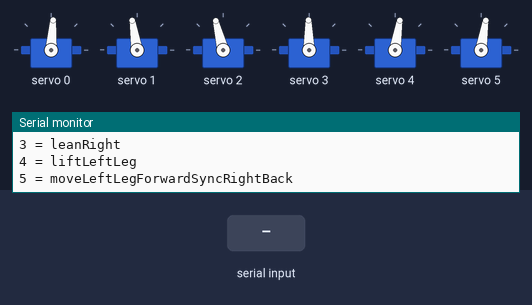
This sketch was run on a simulated Arduino Nano, built with avr-gcc and run on an emulated ATmega328P. On the bench: 6 × servo, the last lines printed to the serial monitor. Inputs (shaded band) come from the test bench.

Above: at 3.0 s.
3.1 s: "n\n" received over Serial
At 5.2 s:
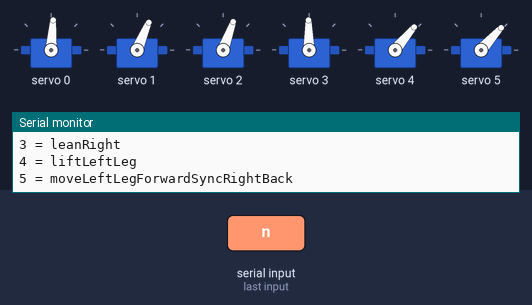
6.1 s: byte 110 ('n') received over Serial
At 7.55 s:
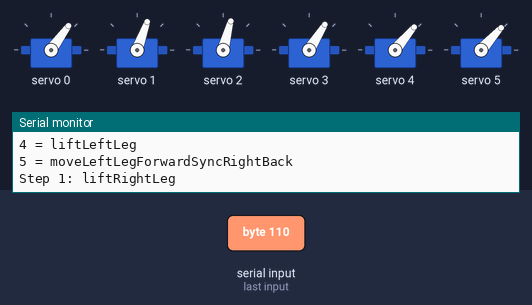
9.1 s: byte 103 ('g') received over Serial
At 9.74 s:
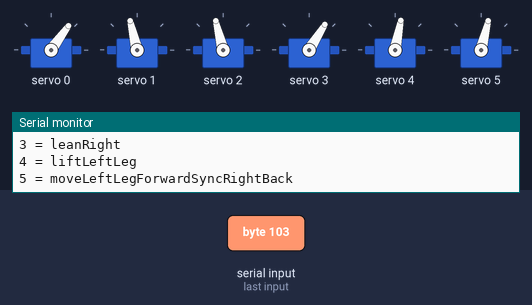
12.1 s: byte 114 ('r') received over Serial
At 12.65 s:
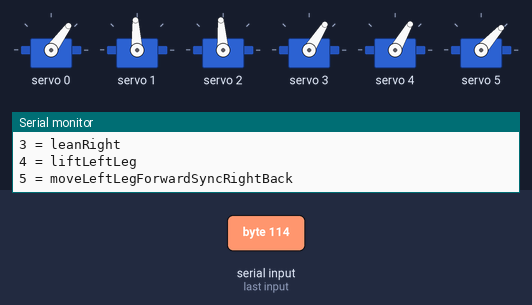
15.1 s: byte 49 ('1') received over Serial
18.1 s: byte 48 ('0') received over Serial
Timing chart, 0 to 68.6 s (numbered marks = the images above; inputs shaded):
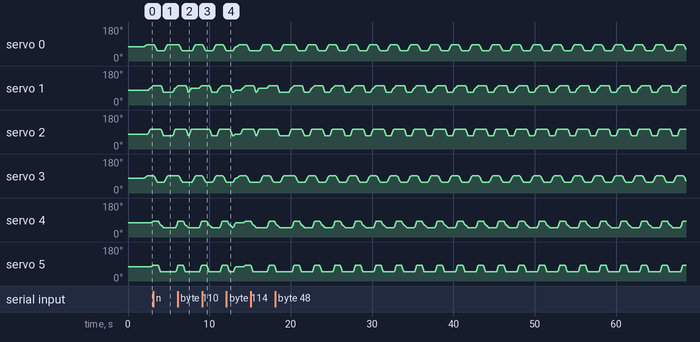

The sketch:

walk1.ino
```cpp
#include <Wire.h>
#include <Adafruit_PWMServoDriver.h>

Adafruit_PWMServoDriver pca = Adafruit_PWMServoDriver(0x40);

const int SERVO_COUNT = 6;
const int CALIB_COUNT = 7;

const int calibAngles[SERVO_COUNT][CALIB_COUNT] = {
  {0, 30, 60, 90, 120, 150, 180},
  {0, 30, 60, 90, 120, 150, 180},
  {0, 30, 60, 90, 120, 150, 180},
  {0, 30, 60, 90, 120, 150, 180},
  {0, 30, 60, 90, 120, 150, 180},
  {0, 30, 60, 90, 120, 150, 180}
};

const int calibUs[SERVO_COUNT][CALIB_COUNT] = {
  {375, 601, 893, 1316, 1687, 2007, 2257},
  {366, 595, 882, 1342, 1747, 2059, 2299},
  {366, 665, 972, 1367, 1747, 2023, 2308},
  {366, 605, 942, 1350, 1742, 2018, 2283},
  {366, 620, 937, 1325, 1713, 2018, 2268},
  {366, 620, 897, 1325, 1703, 1998, 2253}
};

float servoDeg[SERVO_COUNT] = {90, 90, 90, 90, 90, 90};

float CENTER_ANGLE = 90.0;

float STEP_ANGLE_LEFT = 20.0;
float STEP_ANGLE_RIGHT = 20.0;

float LIFT_ANGLE_LEFT = 20.0;
float LIFT_ANGLE_RIGHT = 20.0;

float LEAN_ANGLE_RIGHT = 15.0;
float LEAN_ANGLE_LEFT = 10.0;

int MOVE_TIME = 150;
int MOVE_STEPS = 40;

int stepIndex = 0;
bool autoRun = false;

int usToTicks(int us) {
  return (int)((us * 4096.0) / 20000.0);
}

int pulseUsForAngle(int servo, float angleDeg) {
  if (servo < 0 || servo >= SERVO_COUNT) return 1500;

  if (angleDeg <= calibAngles[servo][0]) return calibUs[servo][0];
  if (angleDeg >= calibAngles[servo][CALIB_COUNT - 1]) return calibUs[servo][CALIB_COUNT - 1];

  for (int i = 0; i < CALIB_COUNT - 1; i++) {
    int a0 = calibAngles[servo][i];
    int a1 = calibAngles[servo][i + 1];
    int u0 = calibUs[servo][i];
    int u1 = calibUs[servo][i + 1];

    if (angleDeg >= a0 && angleDeg <= a1) {
      float t = (angleDeg - a0) / float(a1 - a0);
      return (int)(u0 + t * (u1 - u0));
    }
  }

  return calibUs[servo][0];
}

void writeServoAngle(int ch, float angleDeg) {
  if (ch < 0 || ch > 15) return;
  int us = pulseUsForAngle(ch, angleDeg);
  int ticks = usToTicks(us);
  pca.setPWM(ch, 0, ticks);
}

float easeInOut(float t) {
  return t * t * (3.0 - 2.0 * t);
}

void applyPose() {
  for (int i = 0; i < SERVO_COUNT; i++) {
    writeServoAngle(i, servoDeg[i]);
  }
}

void movePoseSmooth(float targetDeg[], int durationMs, int steps) {
  float startDeg[SERVO_COUNT];

  for (int i = 0; i < SERVO_COUNT; i++) {
    startDeg[i] = servoDeg[i];
  }

  for (int s = 1; s <= steps; s++) {
    float t = (float)s / (float)steps;
    float k = easeInOut(t);

    for (int i = 0; i < SERVO_COUNT; i++) {
      servoDeg[i] = startDeg[i] + (targetDeg[i] - startDeg[i]) * k;
    }

    applyPose();
    delay(durationMs / steps);
  }

  for (int i = 0; i < SERVO_COUNT; i++) {
    servoDeg[i] = targetDeg[i];
  }

  applyPose();
}

void goStandPose() {
  float target[SERVO_COUNT];
  for (int i = 0; i < SERVO_COUNT; i++) target[i] = CENTER_ANGLE;
  movePoseSmooth(target, MOVE_TIME, MOVE_STEPS);
}

void leanRight() {
  float target[SERVO_COUNT];
  for (int i = 0; i < SERVO_COUNT; i++) target[i] = servoDeg[i];
  target[0] = CENTER_ANGLE - LEAN_ANGLE_RIGHT;
  target[3] = CENTER_ANGLE - LEAN_ANGLE_RIGHT;
  movePoseSmooth(target, MOVE_TIME * 2, MOVE_STEPS);
}

void leanLeft() {
  float target[SERVO_COUNT];
  for (int i = 0; i < SERVO_COUNT; i++) target[i] = servoDeg[i];
  target[0] = CENTER_ANGLE + LEAN_ANGLE_LEFT;
  target[3] = CENTER_ANGLE + LEAN_ANGLE_LEFT;
  movePoseSmooth(target, MOVE_TIME * 2, MOVE_STEPS);
}

void liftLeftLeg() {
  float target[SERVO_COUNT];
  for (int i = 0; i < SERVO_COUNT; i++) target[i] = servoDeg[i];
  target[4] = CENTER_ANGLE - (LIFT_ANGLE_LEFT / 2.0);
  target[5] = CENTER_ANGLE - LIFT_ANGLE_LEFT;
  movePoseSmooth(target, MOVE_TIME, MOVE_STEPS);
}

void liftRightLeg() {
  float target[SERVO_COUNT];
  for (int i = 0; i < SERVO_COUNT; i++) target[i] = servoDeg[i];
  target[1] = CENTER_ANGLE + (LIFT_ANGLE_RIGHT / 2.0);
  target[2] = CENTER_ANGLE + LIFT_ANGLE_RIGHT;
  movePoseSmooth(target, MOVE_TIME, MOVE_STEPS);
}

void moveLeftLegForwardSyncRightBack() {
  float target[SERVO_COUNT];
  for (int i = 0; i < SERVO_COUNT; i++) target[i] = servoDeg[i];

  target[4] = CENTER_ANGLE - STEP_ANGLE_LEFT;
  target[5] = CENTER_ANGLE - STEP_ANGLE_LEFT;

  target[1] = CENTER_ANGLE - STEP_ANGLE_RIGHT * 0.35;
  target[2] = CENTER_ANGLE - STEP_ANGLE_RIGHT * 0.35;

  movePoseSmooth(target, MOVE_TIME, MOVE_STEPS);
}

void moveRightLegForwardSyncLeftBack() {
  float target[SERVO_COUNT];
  for (int i = 0; i < SERVO_COUNT; i++) target[i] = servoDeg[i];

  target[1] = CENTER_ANGLE + STEP_ANGLE_RIGHT;
  target[2] = CENTER_ANGLE + STEP_ANGLE_RIGHT;

  target[4] = CENTER_ANGLE + STEP_ANGLE_LEFT * 0.35;
  target[5] = CENTER_ANGLE + STEP_ANGLE_LEFT * 0.35;

  movePoseSmooth(target, MOVE_TIME, MOVE_STEPS);
}

void printMenu() {
  Serial.println();
  Serial.println("Press key then Enter:");
  Serial.println("n = next debug action");
  Serial.println("g = start auto loop");
  Serial.println("s = stop auto loop");
  Serial.println("r = reset stand pose");
  Serial.println("0 = leanLeft");
  Serial.println("1 = liftRightLeg");
  Serial.println("2 = moveRightLegForwardSyncLeftBack");
  Serial.println("3 = leanRight");
  Serial.println("4 = liftLeftLeg");
  Serial.println("5 = moveLeftLegForwardSyncRightBack");
}

void doNextStep() {
  switch (stepIndex) {
    case 0:
      Serial.println("Step 0: leanLeft");
      leanLeft();
      break;
    case 1:
      Serial.println("Step 1: liftRightLeg");
      liftRightLeg();
      break;
    case 2:
      Serial.println("Step 2: moveRightLegForwardSyncLeftBack");
      moveRightLegForwardSyncLeftBack();
      break;
    case 3:
      Serial.println("Step 3: leanRight");
      leanRight();
      break;
    case 4:
      Serial.println("Step 4: liftLeftLeg");
      liftLeftLeg();
      break;
    case 5:
      Serial.println("Step 5: moveLeftLegForwardSyncRightBack");
      moveLeftLegForwardSyncRightBack();
      break;
  }

  stepIndex++;
  if (stepIndex > 5) stepIndex = 0;
}

void oneLoopCycle() {
  leanLeft();
  liftRightLeg();
  moveRightLegForwardSyncLeftBack();

  leanRight();
  liftLeftLeg();
  moveLeftLegForwardSyncRightBack();
}

void handleSerial() {
  while (Serial.available()) {
    char c = Serial.read();

    if (c == '\n' || c == '\r') continue;

    if (c == 'n') {
      autoRun = false;
      doNextStep();
    } else if (c == 'g') {
      autoRun = true;
      Serial.println("Auto loop started");
    } else if (c == 's') {
      autoRun = false;
      Serial.println("Auto loop stopped");
    } else if (c == 'r') {
      autoRun = false;
      Serial.println("Reset to stand pose");
      goStandPose();
      stepIndex = 0;
    } else if (c == '0') {
      autoRun = false;
      Serial.println("leanLeft");
      leanLeft();
    } else if (c == '1') {
      autoRun = false;
      Serial.println("liftRightLeg");
      liftRightLeg();
    } else if (c == '2') {
      autoRun = false;
      Serial.println("moveRightLegForwardSyncLeftBack");
      moveRightLegForwardSyncLeftBack();
    } else if (c == '3') {
      autoRun = false;
      Serial.println("leanRight");
      leanRight();
    } else if (c == '4') {
      autoRun = false;
      Serial.println("liftLeftLeg");
      liftLeftLeg();
    } else if (c == '5') {
      autoRun = false;
      Serial.println("moveLeftLegForwardSyncRightBack");
      moveLeftLegForwardSyncRightBack();
    }

    printMenu();
  }
}

void setup() {
  Serial.begin(115200);
  pca.begin();
  pca.setPWMFreq(50);
  delay(500);

  goStandPose();
  delay(1000);

  Serial.println("Debug stepping mode ready.");
  printMenu();
}

void loop() {
  handleSerial();

  if (true) {
    oneLoopCycle();
    handleSerial();
  }
}
```

anouar.cpp
```cpp
#include <Arduino.h>

#include <Wire.h>
#include <Adafruit_PWMServoDriver.h>
#include <NewPing.h>

Adafruit_PWMServoDriver pca = Adafruit_PWMServoDriver(0x40);

// --- HARDWARE DEFS ---
#define TRIGGER_PIN  12
#define ECHO_PIN     11
#define MAX_DISTANCE 200 // cm
NewPing sonar(TRIGGER_PIN, ECHO_PIN, MAX_DISTANCE);

const int SERVO_COUNT = 9; // 6 legs + 3 arm
const int NUM_CALIB_POINTS = 7;
const float CALIB_STEP = 30.0;

// THE THEORETICAL 10-POINT CALIBRATION MAP
// Assuming linear servos. *WARNING:* You will likely need to tweak the 90-degree
// column (Index 4 & 5 interpolation) if the robot physically leans when commanded to 90.
// Angles:          0,   20,   40,   60,   80,  100,  120,  140,  160,  180
uint16_t pwmMap[SERVO_COUNT][NUM_CALIB_POINTS] = {
  {500,  722,  944, 1166, 1388, 1611, 1833}, // S0: Right Hip
  {500,  722,  944, 1166, 1388, 1611, 1833}, // S1: Right Knee
  {500,  722,  944, 1166, 1388, 1611, 1833}, // S2: Right Ankle
  {500,  722,  944, 1166, 1388, 1611, 1833}, // S3: Left Hip
  {500,  722,  944, 1166, 1388, 1611, 1833}, // S4: Left Knee
  {500,  722,  944, 1166, 1388, 1611, 1833}, // S5: Left Ankle
  {500,  722,  944, 1166, 1388, 1611, 1833}, // S6: Arm Base
  {500,  722,  944, 1166, 1388, 1611, 1833}, // S7: Arm Shoulder
  {500,  722,  944, 1166, 1388, 1611, 1833}  // S8: Arm Elbow/Claw
};

// --- SYSTEM STATE ---
float currentAngles[SERVO_COUNT];
float startAngles[SERVO_COUNT];
float targetAngles[SERVO_COUNT];

unsigned long animStartTime = 0;
int animDuration = 0;
bool isAnimating = false;

int heightOffset = 0; // Dynamic Z-Axis
bool isArmStowed = true;

// The Complete 8-Step Gait
enum WalkState { IDLE, LEAN_R, LIFT_L, STEP_L, LOWER_L, LEAN_L, LIFT_R, STEP_R, LOWER_R };
WalkState currentState = IDLE;

// --- KINEMATICS ---
uint16_t angleToPWM(int servoIndex, float targetAngle) {
  targetAngle = constrain(targetAngle, 0, 180);
  int lowerIndex = floor(targetAngle / CALIB_STEP);
  int upperIndex = min(lowerIndex + 1, NUM_CALIB_POINTS - 1);
  float remainder = targetAngle - (lowerIndex * CALIB_STEP);
  float weight = remainder / CALIB_STEP;
  uint16_t lowerPWM = pwmMap[servoIndex][lowerIndex];
  uint16_t upperPWM = pwmMap[servoIndex][upperIndex];
  return lowerPWM + (upperPWM - lowerPWM) * weight;
}

void applyPose() {
  for(int i=0; i<SERVO_COUNT; i++) {
    pca.setPWM(i, 0, (int)((angleToPWM(i, currentAngles[i]) * 4096.0) / 20000.0));
  }
}

float easeInOut(float t) { return t * t * (3.0 - 2.0 * t); }

void getBasePose(float t[]) {
  // Legs (Assume Symmetrically Mounted. If one leg moves backward when it should
  // move forward, invert the '+' to a '-' for that specific joint here).
  t[0] = 90 + heightOffset;         // R_Hip
  t[1] = 90 - (heightOffset * 2);   // R_Knee
  t[2] = 90 + heightOffset;         // R_Ankle

  t[3] = 90 - heightOffset;         // L_Hip
  t[4] = 90 + (heightOffset * 2);   // L_Knee
  t[5] = 90 - heightOffset;         // L_Ankle

  // Arm Positions
  if(isArmStowed) {
    t[6] = 90; t[7] = 20; t[8] = 160; // Tucked tight for Center of Gravity
  } else {
    t[6] = 90; t[7] = 90; t[8] = 90;  // Extended out to grab Labyrinth Key
  }
}

// --- ANIMATION & FSM ---
void triggerAnimation(float targets[], int durationMs) {
  for(int i=0; i<SERVO_COUNT; i++) {
    startAngles[i] = currentAngles[i];
    targetAngles[i] = targets[i];
  }
  animDuration = durationMs;
  animStartTime = millis();
  isAnimating = true;
}

void executeEmergencyStop() {
  float safePose[SERVO_COUNT];
  getBasePose(safePose);
  triggerAnimation(safePose, 200); // 200ms snap to balanced base pose
  currentState = IDLE;
}

void advanceWalkCycle() {
  if (currentState == IDLE) return;
  float t[SERVO_COUNT];
  getBasePose(t); // Load foundation (including squat height)

  int speed = 250; // Milliseconds per gait frame (tune this for stability)

  switch(currentState) {
    case LEAN_R:
      t[0] += 25; t[3] -= 25; // Hips tilt to shift CoG over Right Foot
      triggerAnimation(t, speed);
      currentState = LIFT_L;
      break;

    case LIFT_L:
      t[0] += 25; t[3] -= 25; // Hold Lean
      t[4] += 35; t[5] -= 15; // Left Knee bends up, Ankle levels the foot
      triggerAnimation(t, speed);
      currentState = STEP_L;
      break;

    case STEP_L:
      t[0] += 25; t[3] += 15; // Hold Lean, Left Hip swings forward
      t[4] += 35; t[5] -= 15; // Hold Lift
      triggerAnimation(t, speed);
      currentState = LOWER_L;
      break;

    case LOWER_L:
      t[3] += 15; // Hold Forward Step
      // Knees and Ankles return to base to plant the foot
      triggerAnimation(t, speed);
      currentState = LEAN_L;
      break;

    case LEAN_L:
      t[0] -= 25; t[3] += 25; // Shift CoG over the newly planted Left Foot
      triggerAnimation(t, speed);
      currentState = LIFT_R;
      break;

    case LIFT_R:
      t[0] -= 25; t[3] += 25; // Hold Lean
      t[1] -= 35; t[2] += 15; // Right Knee bends up, Ankle levels
      triggerAnimation(t, speed);
      currentState = STEP_R;
      break;

    case STEP_R:
      t[0] -= 15; t[3] += 25; // Right Hip swings forward, Hold Lean
      t[1] -= 35; t[2] += 15; // Hold Lift
      triggerAnimation(t, speed);
      currentState = LOWER_R;
      break;

    case LOWER_R:
      t[0] -= 15; // Hold Forward Step
      // Knees and Ankles return to base to plant
      triggerAnimation(t, speed);
      currentState = LEAN_R; // Loop back to start
      break;
  }
}

void updateAnimation() {
  if (!isAnimating) return;
  unsigned long elapsed = millis() - animStartTime;
  if (elapsed >= animDuration) {
    for (int i=0; i<SERVO_COUNT; i++) currentAngles[i] = targetAngles[i];
    applyPose();
    isAnimating = false;
    advanceWalkCycle();
  } else {
    float k = easeInOut((float)elapsed / animDuration);
    for (int i=0; i<SERVO_COUNT; i++) currentAngles[i] = startAngles[i] + (targetAngles[i] - startAngles[i]) * k;
    applyPose();
  }
}

// --- MAIN LOOP ---
void setup() {
  Serial.begin(115200);
  pca.begin();
  pca.setPWMFreq(50);

  // Initialize to safe standing posture
  getBasePose(currentAngles);
  applyPose();
  delay(1000);
}

void loop() {
  // 1. Keep the gait flowing smoothly
  updateAnimation();

  // 2. Telemetry / Teleoperation
  if (Serial.available() > 0) {
    char cmd = Serial.read();

    if (cmd == 'W' && currentState == IDLE) {
      currentState = LEAN_R; // Kick off the walk
      advanceWalkCycle();
    }
    else if (cmd == 'S') {
      executeEmergencyStop(); // Instantly abort and plant feet
    }
    else if (cmd == 'D') {
      heightOffset += 5; // Drop Z-Axis
      if(currentState == IDLE) executeEmergencyStop();
    }
    else if (cmd == 'U') {
      heightOffset -= 5; // Raise Z-Axis
      if(currentState == IDLE) executeEmergencyStop();
    }
    else if (cmd == 'A') {
      isArmStowed = !isArmStowed; // Deploy/Stow Arm
      if(currentState == IDLE) executeEmergencyStop();
    }
  }

  // 3. Collision Braking (Optional)
  static unsigned long lastPing = 0;
  if (millis() - lastPing > 50) {
    lastPing = millis();
    unsigned int dist = sonar.ping_cm();
    // Emergency brake if wall is < 10cm and robot is walking
    if (dist > 0 && dist < 10 && currentState != IDLE) {
      executeEmergencyStop();
    }
  }
}
```

Measured:
- by itself, servo 0: moves between 54° and 86°, repeating every 17.6 s
- by itself, servo 3: moves between 58° and 91°, repeating every 17.6 s
